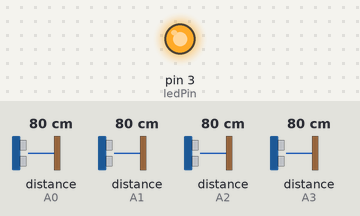
A program run on a simulated Arduino Uno, built with avr-gcc and run on an emulated ATmega328P. Parts: output pins drawn as LEDs (lit = HIGH). The test bench sets the inputs (shaded band); at power-on: distance to the obstacle (sensors on A0, A1, A2, A3) 80 cm.

Above: at 0.1 s.
Timing chart, 0 to 1.6 s (numbered marks = the images above):
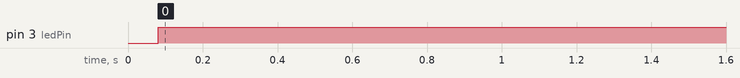

The program:

main.cpp
```cpp
#include"telemetreIR.hpp"
#include <SharpIR.h>

int brocheAVD {A0};
int brocheAVG {A1};
int brocheARG {A2};
int brocheARD {A3};


DetectionObstacle detection (brocheAVD, brocheAVG, brocheARG, brocheARD);
const int ledPin = 3 ;

void setup (){
  Serial.begin( 9600 );
  pinMode(ledPin,OUTPUT);
}


void loop(){
  detection.reculerPossible();
  if (detection.avancePossible() == true){
    digitalWrite(ledPin,HIGH);
  }
  else {
    digitalWrite(ledPin,LOW);
  }
}
```

telemetreIR.cpp
```cpp
#include"telemetreIR.hpp"

DetectionObstacle::DetectionObstacle(int brocheAVD, int brocheAVG, int brocheARG, int brocheARD)
 : telemetreAVD(SharpIR::GP2Y0A21YK0F, brocheAVD), telemetreAVG(SharpIR::GP2Y0A21YK0F, brocheAVG), telemetreARD(SharpIR::GP2Y0A21YK0F, brocheARG), telemetreARG(SharpIR::GP2Y0A21YK0F, brocheARD) {
}

bool DetectionObstacle::avancePossible(){

    mesureDistance1 = telemetreAVD.getDistance();
    mesureDistance2 = telemetreAVG.getDistance();

    if ((mesureDistance1 > distMiniPourDepl) or ( mesureDistance2 > distMiniPourDepl)) {
        //Programme pour avancer
        return true;
    }

    else {

        return false;
    }

}

bool DetectionObstacle::reculerPossible(){
    mesureDistance1 = telemetreARD.getDistance();
    mesureDistance2 = telemetreARG.getDistance();
    if ((mesureDistance1 > distMiniPourDepl) or ( mesureDistance2 > distMiniPourDepl)) {
        //Programme pour reculer
        return true;
    }

    else {

        return false;
    }

}

bool DetectionObstacle::tournerDroitePossible(){
    mesureDistance1 = telemetreAVD.getDistance();
    mesureDistance2 = telemetreAVG.getDistance();
    if ((mesureDistance1 > distMiniPourDepl) or ( mesureDistance2 < distMiniPourDepl)) {
        //Programme pour tourner à droite
        return true;
    }

    else {
        //Programme pour avancer
        return false;
    }
}

bool DetectionObstacle::tournerGauchePossible(){
    mesureDistance1 = telemetreAVD.getDistance();
    mesureDistance2 = telemetreAVG.getDistance();
    if ((mesureDistance1 < distMiniPourDepl) or ( mesureDistance2 > distMiniPourDepl)) {
        //Programme pour tourner à gauche
        return true;
    }

    else {
        //Programme pour avancer
        return false;
    }

}
```

telemetreIR.hpp
```cpp
#ifndef TELEMETREIR_HPP
#define TELEMETREIR_HPP
#include <SharpIR.h>


class DetectionObstacle {

private:

    SharpIR telemetreAVG ;
    SharpIR telemetreAVD ;
    SharpIR telemetreARG ;
    SharpIR telemetreARD ;
    int distMiniPourDepl = 10;
    int mesureDistance1;
    int mesureDistance2;

public:

    bool avancePossible();
    bool reculerPossible();
    bool tournerGauchePossible();
    bool tournerDroitePossible();

    DetectionObstacle(int brocheAVD, int brocheAVG, int brocheARG, int brocheARD);

};

#endif
```

Measured:
- by itself, pin 3 (ledPin): LOW → HIGH at 0.08 s
